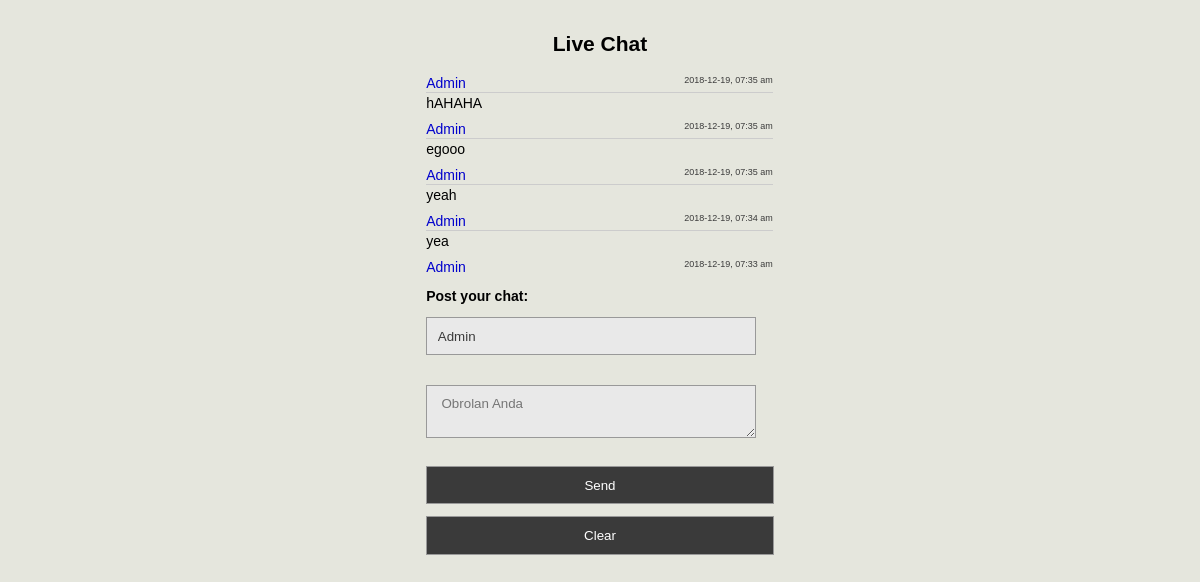
The app's page /admin/chatbatua.php with its own data.
### tables this page shows
CREATE TABLE IF NOT EXISTS `chat` (
  `nama` varchar(12) NOT NULL,
  `email` varchar(35) NOT NULL,
  `komen` varchar(120) NOT NULL,
  `waktu` varchar(20) NOT NULL,
  `cek` varchar(3) NOT NULL
);

### admin/chatbatua.php (the view, shortened to what this page needs)
<fieldset>
<h2 align="center">Live Chat</h2>
<form name="form1" method="post" action="" enctype="multipart/form-data">
 <div style="overflow:auto; width:30%; height:200px; margin-left:35%;margin-right:35%;">
	<table border="0" cellspacing="0" cellpadding="0" style=" margin: 0; width: 100%;">
		<tbody>
			<?php
			$Tampil="SELECT * FROM chat ORDER BY waktu DESC LIMIT 99;";
			$query = mysql_query($Tampil);
			while (	$hasil = mysql_fetch_array ($query)) {
			?>
			<?php
			echo"
				<div id='atas'>$hasil[nama]<span class='waktu'>$hasil[waktu]</span></div>
				<div id='pesan'>$hasil[komen]</div>";
			}
			?>
		</tbody>
	</table>
</div>
</form>
<div style="width:30%; height:350px; margin-left:35%;margin-right:35%;">
<form method="POST" name="chat" action="#" enctype="application/x-www-form-urlencoded">
<p><b>Post your chat:<b>
<br><input type="text" placeholder=" Nama Anda" name="nama" value="Admin" disabled="disabled" maxlength="30" style="width: 95%;"></input><br>
<br><textarea placeholder=" Obrolan Anda" name="komen" rows="2" cols="40" maxlength="120" style="width: 95%;"></textarea><br>
<br><input type="submit" name="submit" value="Send" class="art-button"></input>
<input type="submit" name="reset" value="Clear" class="art-button"></input>
</form>
</fieldset>

### admin/style.css (style rules this page uses)
#atas { border-bottom-width: 1px; border-bottom-style: ridge; border-bottom-color: #CCC; margin-top: 1px; margin-right: 1px; margin-bottom: 2px; margin-left: 0px; padding-bottom: 1px; color: #0000CC; }
#pesan { padding-right: 1px; padding-left: 0px; margin-bottom: 10px; color: #000000; }
.waktu { float: right; color: #3A3A3A; font-family: Arial; font-size: 9px; }
fieldset { margin:10px; border:none; }
input[type="text"], input[type="password"], input[type="file"], select, textarea { width:100%; padding:0.8em; margin-top:1em; border:1px solid #999999; background-color:#E9E9E9; font-family:"Arial"; color:#3A3A3A; }
input[type="submit"] { width:100%; margin-top:0.9em; color:#FFFFFF; background-color:#3A3A3A; padding:0.8em; text-align:center; cursor:pointer; border:1px solid #999999; font-family:"Arial"; }
table { width:100%; }

### records on screen
chat: nama "Admin", waktu "2018-12-19, 07:35 am", komen "hAHAHA"
chat: nama "Admin", waktu "2018-12-19, 07:35 am", komen "egooo"
chat: nama "Admin", waktu "2018-12-19, 07:35 am", komen "yeah"
chat: nama "Admin", waktu "2018-12-19, 07:34 am", komen "yea"
chat: nama "Admin", waktu "2018-12-19, 07:33 am"
